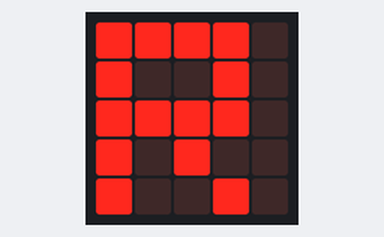
Simulated run of this program. Board: BBC micro:bit (MakeCode). On the bench: the board's 5×5 LED display.

Above: at 0.1 s.
At 0.6 s:
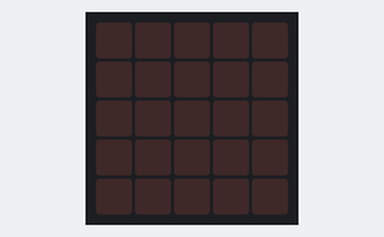

Measured:
- what the display in image 1 shows lasts 0.5 s, from 0.5 s to 1.0 s

The program:

main.ts
```typescript
basic.forever(function () {
    basic.showLeds(`
        # # # # .
        # . . # .
        # # # # .
        # . # . .
        # . . # .
        `)
    basic.pause(100)
    basic.showLeds(`
        . . . . .
        . . . . .
        . . . . .
        . . . . .
        . . . . .
        `)
    basic.pause(100)
})
```

test.ts
```typescript
// Hier kann man Tests durchführen; diese Datei wird nicht kompiliert, wenn dieses Paket als Erweiterung verwendet wird.
```
